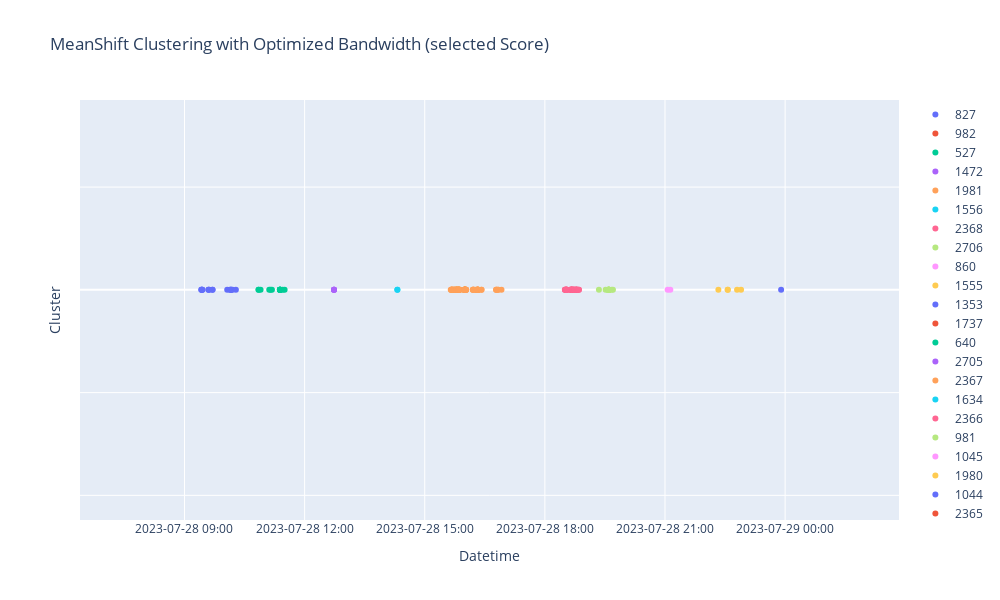

The cell this chart's notebook holds for it:
### Markdown cell above
---
# Extra: Clusters of messages (interactive)

### Code cell
# !pip install plotly

import numpy as np
import pandas as pd
import plotly.express as px
import plotly.graph_objects as go

i_max = 10000

labels = df['label'].iloc[:i_max]
unique_labels = df['label'].iloc[:i_max].unique()

colors = [px.colors.qualitative.Plotly[i % len(px.colors.qualitative.Plotly)] for i in range(len(unique_labels))]

fig = go.Figure()

for k, col in zip(unique_labels, colors):
    class_member_mask = (labels == k)
    xy = df.iloc[:i_max][class_member_mask]['uuid']
    noise = (df.iloc[:i_max]['user'][class_member_mask] == 'Luis').astype(int).values
    y = [0] * len(xy)
    # y = noise
    fig.add_trace(go.Scatter(
        x=as_datetime(xy),
        y=y,
        mode='markers',
        marker=dict(color=col),
        name=str(k)
    ))

fig.update_layout(
    title='MeanShift Clustering with Optimized Bandwidth (selected Score)',
    xaxis_title='Datetime',
    yaxis_title='Cluster',
    yaxis=dict(showticklabels=False),  # Hide y-axis labels since they are all 0
    xaxis=dict(tickformat='%Y-%m-%d %H:%M'),
    showlegend=True,
    height=600,
    width=1000,
)

fig.show()
